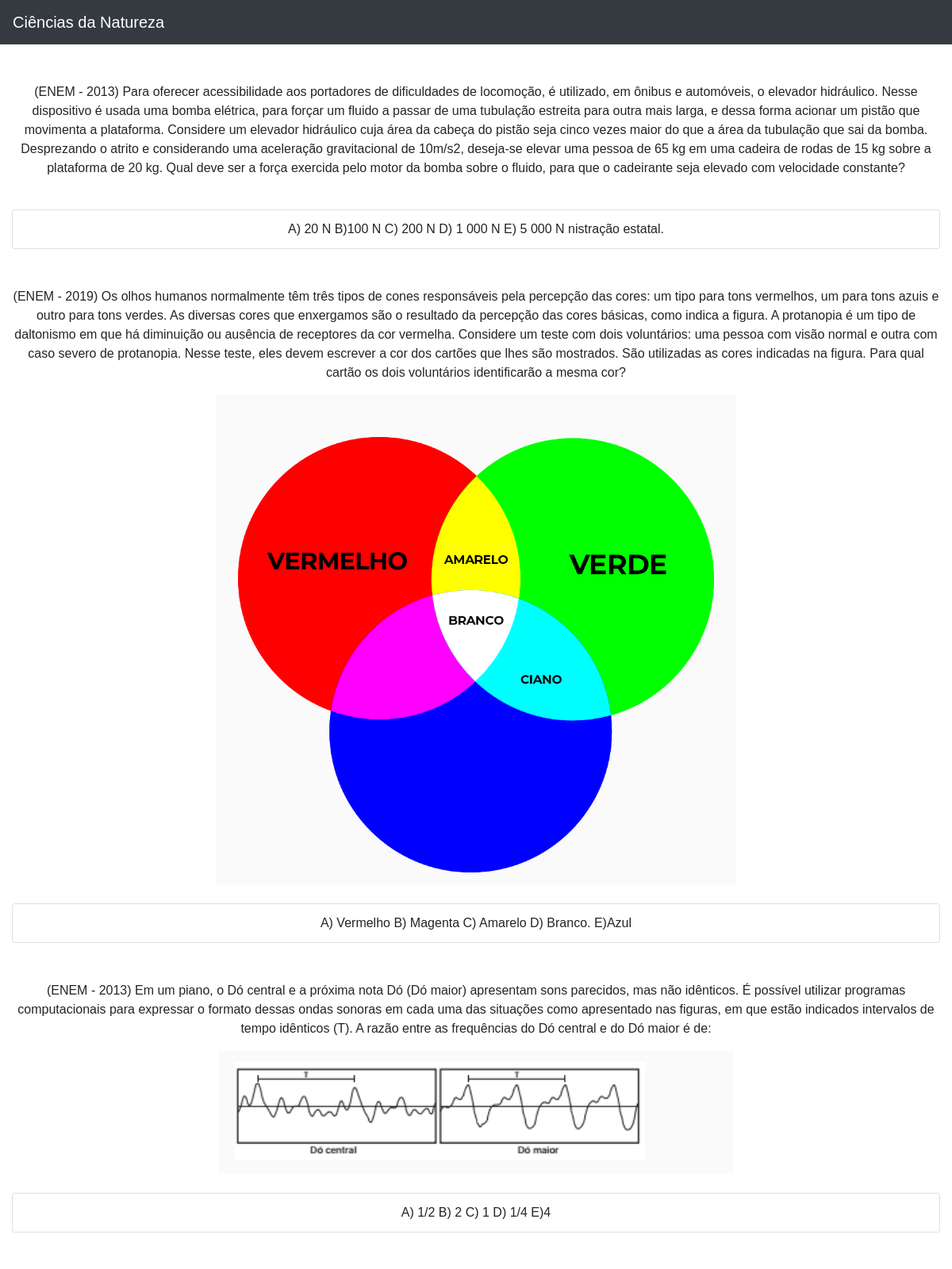
Page /questao.php?area=1 (upper part) on the committed database.
### tables this page shows
CREATE TABLE `areaconhecimento` (
  `id` int(11) NOT NULL,
  `Nome` varchar(90) NOT NULL,
  `foto` varchar(90) DEFAULT NULL,
  `Questionario_id` int(11) NOT NULL
);

CREATE TABLE `resolucoes` (
  `id` int(11) NOT NULL,
  `correta` varchar(45) DEFAULT NULL,
  `descricao` longtext DEFAULT NULL,
  `AreaID` int(11) NOT NULL,
  `Questoes_id` int(11) NOT NULL
);

CREATE TABLE `questoes` (
  `id` int(11) NOT NULL,
  `Pergunta` longtext DEFAULT NULL,
  `Area` varchar(90) DEFAULT NULL,
  `Nome` varchar(45) NOT NULL,
  `Foto` varchar(90) DEFAULT NULL,
  `Questionario_id` int(11) NOT NULL
);

### questao.php (the view, shortened to what this page needs)
<?php
include_once 'conexao.php';
?>
<link rel="stylesheet" href="https://cdn.jsdelivr.net/npm/bootstrap@4.0.0/dist/css/bootstrap.min.css">
 <link rel="stylesheet" href="./style.css?v=<?php echo rand(0,999999);?>">
<?php
$area = $_GET['area'];
$sqlArea = "SELECT * FROM areaconhecimento WHERE id={$area}";
$result = mysqli_query($conexao, $sqlArea);
$row = mysqli_fetch_array($result, MYSQLI_ASSOC);
?>
</head>
<body class="container-fluid">
<header class="row">
     <nav class="navbar col-12 navbar-dark bg-dark">
  <a class="navbar-brand" href="index.php"><?php echo $row['Nome']?></a>
</nav>
         <?php
          $sql = "SELECT * FROM questoes AS q INNER JOIN resolucoes AS r ON q.id =r.Questoes_id WHERE q.Area={$area}";
          $result = mysqli_query( $conexao, $sql );
          while($row = mysqli_fetch_array($result, MYSQLI_ASSOC)){
          ?>
          <div class=" col-12 mt-5 font-weight-normal text-center">
            <p class="Nome"><?php echo $row['Pergunta']?></p>
            <div class="text-center"><img class="imagemquestao" src="./img/<?php echo $row['Foto']?>" alt=""></div>
            <ul class="list-group">
              <li class="resolucao mt-4 list-group-item"><?php echo $row['descricao']?></li>
            </ul>
            </div>
          <?php
          }
          ?>
<?php
include_once 'footer.php';
?>

### style.css (style rules this page uses)
* { font-family: Arial, Helvetica, sans-serif; margin: 0; }
body { position: absolute; overflow: auto; }

### rows in the picture
areaconhecimento: Nome "Ciências da Natureza"
resolucoes: Questoes.Pergunta "(ENEM - 2013) Para oferecer acessibilidade aos portadores de dificuldades de locomoção, é utilizado, em ônibus e automóveis, o elevador hidráulico. Nesse dispositivo é usada uma bomba elétrica, para forçar um fluido a passar de uma tubulação estreita para outra mais larga, e dessa forma acionar um pistão que movimenta a plataforma. Considere um elevador hidráulico cuja área da cabeça do pistão seja cinco vezes maior do que a área da tubulação que sai da bomba. Desprezando o atrito e considerando uma aceleração gravitacional de 10m/s2, deseja-se elevar uma pessoa de 65 kg em uma cadeira de rodas de 15 kg sobre a plataforma de 20 kg. Qual deve ser a força exercida pelo motor da bomba sobre o…", descricao "A) 20 N B)100 N C) 200 N D) 1 000 N E) 5 000 N nistração estatal."
resolucoes: Questoes.Pergunta "(ENEM - 2019) Os olhos humanos normalmente têm três tipos de cones responsáveis pela percepção das cores: um tipo para tons vermelhos, um para tons azuis e outro para tons verdes. As diversas cores que enxergamos são o resultado da percepção das cores básicas, como indica a figura. A protanopia é um tipo de daltonismo em que há diminuição ou ausência de receptores da cor vermelha. Considere um teste com dois voluntários: uma pessoa com visão normal e outra com caso severo de protanopia. Nesse teste, eles devem escrever a cor dos cartões que lhes são mostrados. São utilizadas as cores indicadas na figura. Para qual cartão os dois voluntários identificarão a mesma cor?", Questoes.Foto (picture), descricao "A) Vermelho B) Magenta C) Amarelo D) Branco. E)Azul"
resolucoes: Questoes.Pergunta "(ENEM - 2013) Em um piano, o Dó central e a próxima nota Dó (Dó maior) apresentam sons parecidos, mas não idênticos. É possível utilizar programas computacionais para expressar o formato dessas ondas sonoras em cada uma das situações como apresentado nas figuras, em que estão indicados intervalos de tempo idênticos (T). A razão entre as frequências do Dó central e do Dó maior é de:", Questoes.Foto (picture), descricao "A) 1/2 B) 2 C) 1 D) 1/4 E)4"
